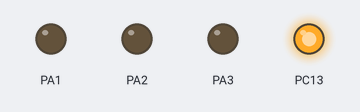
This sketch was run on a simulated STM32 Blue Pill. Shown: output pins drawn as LEDs (lit = HIGH).

Above: at 0.5 s.
At 2.5 s:
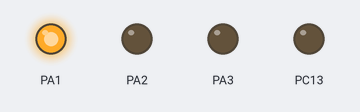
At 4.5 s:
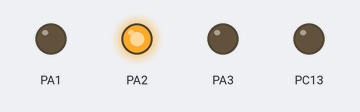
At 6.5 s:
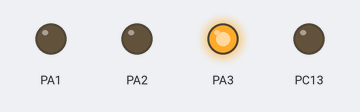
At 9.5 s:
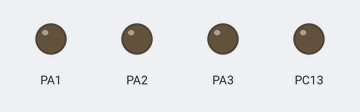
Timing chart, 0 to 10.4 s (numbered marks = the images above):
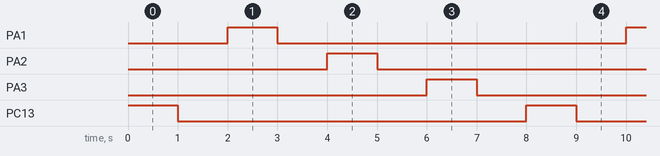

The sketch:

STM32.ino
```cpp
void setup() {
  pinMode(PC13,OUTPUT);
  pinMode(PA1,OUTPUT);
  pinMode(PA2,OUTPUT);
  pinMode(PA3,OUTPUT);


}

void loop() {
  digitalWrite(PC13,HIGH);
  delay(1000);
  digitalWrite(PC13,LOW);
  delay(1000);

  digitalWrite(PA1,HIGH);
  delay(1000);
  digitalWrite(PA1,LOW);
  delay(1000);
  digitalWrite(PA2,HIGH);
  delay(1000);
  digitalWrite(PA2,LOW);
  delay(1000);
  digitalWrite(PA3,HIGH);
  delay(1000);
  digitalWrite(PA3,LOW);
  delay(1000);
}
```

Measured:
- by itself, PA1–3, PC13: alternates HIGH for 1.0 s and LOW for 7.0 s
- by itself, everything shown: repeats every 8.0 s, in 8 steps
